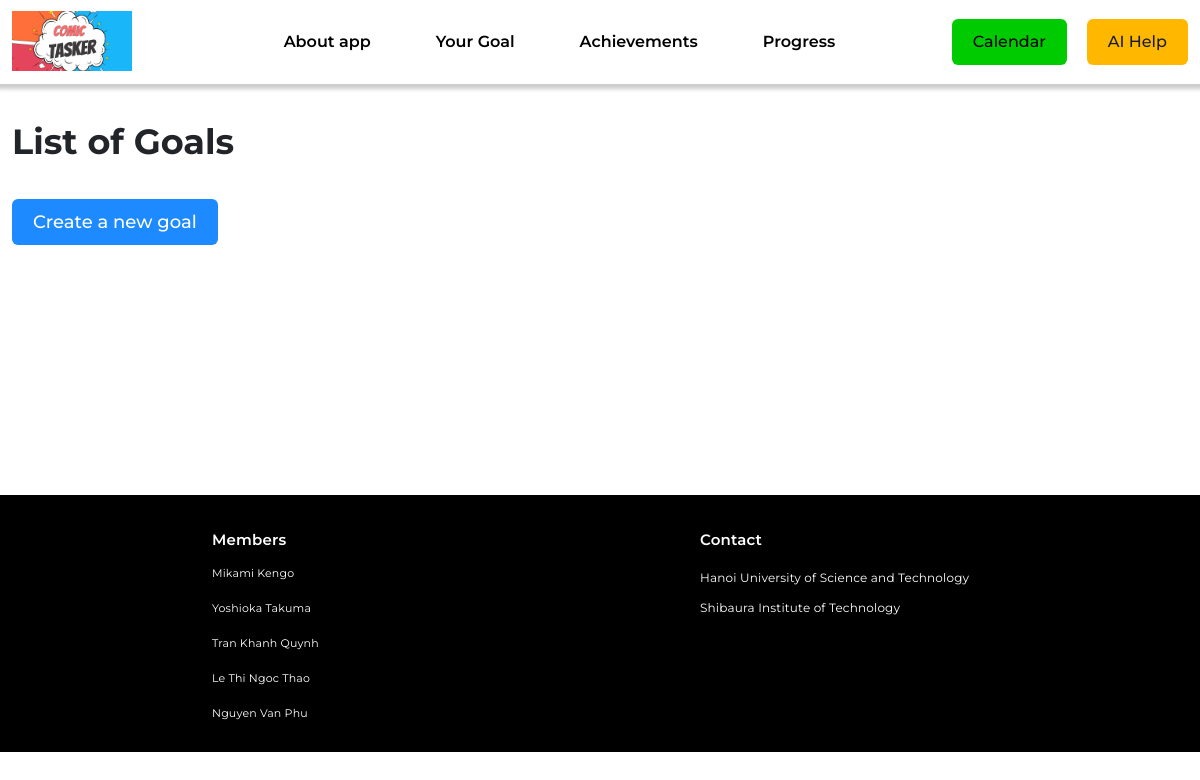
Page /goals/ on the earlier database version.
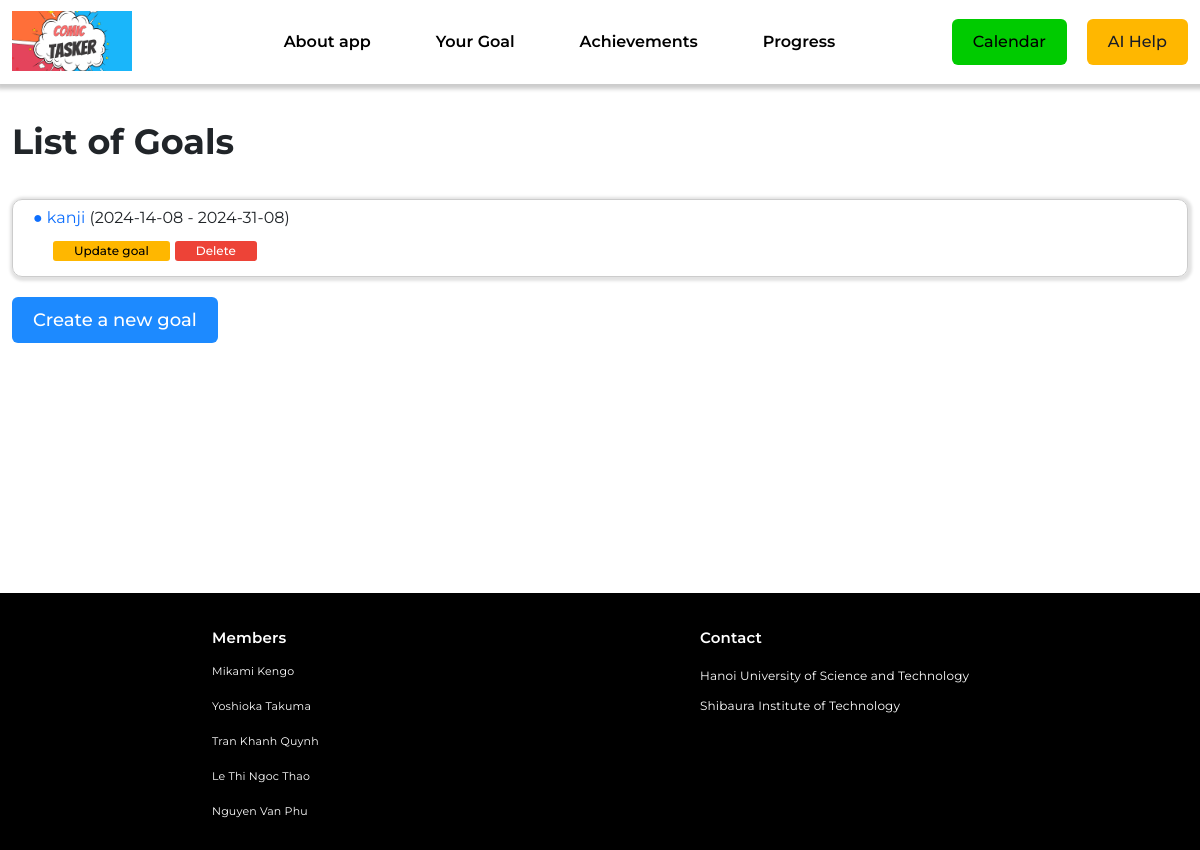
Same page on the later database version.
### goal/models.py (models this page shows, shortened)
class Goal(models.Model):
    goal_name = models.CharField(max_length=255)
    start_day = models.DateField()
    finish_day = models.DateField()
    number_of_task = models.IntegerField()
    ai_response = models.TextField(null=True, blank=True)

### goal/views.py (the view)
# urls.py: path('goals/', views.list_goals, name='list_goals'),
def list_goals(request):
    goals = Goal.objects.all()
    return render(request, 'list_goals.html', {
        'goals': goals
    })

### goal/templates/list_goals.html (shortened to what this page needs)
{% load static %}
<!DOCTYPE html>
<html lang="en">
    <head>
        <link
            href="https://cdn.jsdelivr.net/npm/bootstrap@5.3.3/dist/css/bootstrap.min.css"
            rel="stylesheet"
        />
        <link href="{% static 'app/css/reset.css' %}" rel="stylesheet" />
        <link href="{% static 'app/css/styles.css' %}" rel="stylesheet" />
        <link href="{% static 'app/css/header.css' %}" rel="stylesheet" />
        <link href="{% static 'app/css/buttons.css' %}" rel="stylesheet" />
        <link href="{% static 'app/css/footer.css' %}" rel="stylesheet" />
    </head>
    <body>
        <header id="header" class="header">
            {% include 'app/header.html' %}
        </header>
        <div class="container">
            <h1 class="title">List of Goals</h1>
            <ul class="goal-list">
                {% for goal in goals %}
                <div class="goal-detail">
                    <li class="goal-desc">
                        <a href="{% url 'view_ai_suggestion' goal.id %}">
                            ● {{ goal.goal_name }}</a
                        >
                        ({{ goal.start_day|date:"Y-d-m" }} -
                        {{goal.finish_day|date:"Y-d-m" }})
                        <div class="goal-button">
                            <button class="btn btn--primary btn-small">
                                <a
                                    href="{% url 'update_goals' goal.id %}"
                                    style="color: black"
                                    >Update goal</a
                                >
                            </button>
                            <form
                                method="post"
                                action="{% url 'delete_goals' goal.id %}"
                            >
                                <button
                                    type="submit"
                                    class="btn btn--danger btn-small"
                                >
                                    Delete
                                </button>
                            </form>
                        </div>
                    </li>
                </div>
                {% endfor %}
            </ul>
            <a href="{% url 'create_goal' %}"
                ><button
                    class="btn btn--next-page"
                    style="margin-bottom: 250px"
                >
                    Create a new goal
                </button></a
            >
        </div>
        <footer id="footer" class="footer footer-space">
            {% include 'app/footer.html' %}
        </footer>
    </body>
</html>

Differences in the rows shown:
added Goal: goal_name "kanji", start_day "2024-14-08", finish_day "2024-31-08"
